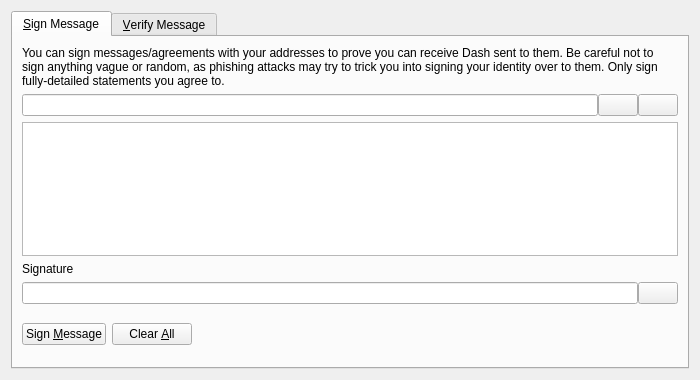
<?xml version="1.0" encoding="UTF-8"?>
<ui version="4.0">
 <class>SignVerifyMessageDialog</class>
 <widget class="QDialog" name="SignVerifyMessageDialog">
  <property name="geometry">
   <rect>
    <x>0</x>
    <y>0</y>
    <width>700</width>
    <height>380</height>
   </rect>
  </property>
  <property name="windowTitle">
   <string>Signatures - Sign / Verify a Message</string>
  </property>
  <property name="modal">
   <bool>true</bool>
  </property>
  <layout class="QVBoxLayout" name="verticalLayout">
   <item>
    <widget class="QTabWidget" name="tabWidget">
     <property name="currentIndex">
      <number>0</number>
     </property>
     <widget class="QWidget" name="tabSignMessage">
      <attribute name="title">
       <string>&amp;Sign Message</string>
      </attribute>
      <layout class="QVBoxLayout" name="verticalLayout_SM">
       <item>
        <widget class="QLabel" name="infoLabel_SM">
         <property name="text">
          <string>You can sign messages/agreements with your addresses to prove you can receive Dash sent to them. Be careful not to sign anything vague or random, as phishing attacks may try to trick you into signing your identity over to them. Only sign fully-detailed statements you agree to.</string>
         </property>
         <property name="textFormat">
          <enum>Qt::PlainText</enum>
         </property>
         <property name="wordWrap">
          <bool>true</bool>
         </property>
        </widget>
       </item>
       <item>
        <layout class="QHBoxLayout" name="horizontalLayout_1_SM">
         <property name="spacing">
          <number>0</number>
         </property>
         <item>
          <widget class="QValidatedLineEdit" name="addressIn_SM">
           <property name="toolTip">
            <string>The Meraki address to sign the message with</string>
           </property>
          </widget>
         </item>
         <item>
          <widget class="QPushButton" name="addressBookButton_SM">
           <property name="toolTip">
            <string>Choose previously used address</string>
           </property>
           <property name="text">
            <string/>
           </property>
           <property name="shortcut">
            <string>Alt+A</string>
           </property>
           <property name="autoDefault">
            <bool>false</bool>
           </property>
          </widget>
         </item>
         <item>
          <widget class="QPushButton" name="pasteButton_SM">
           <property name="toolTip">
            <string>Paste address from clipboard</string>
           </property>
           <property name="text">
            <string/>
           </property>
           <property name="shortcut">
            <string>Alt+P</string>
           </property>
           <property name="autoDefault">
            <bool>false</bool>
           </property>
          </widget>
         </item>
        </layout>
       </item>
       <item>
        <widget class="QPlainTextEdit" name="messageIn_SM">
         <property name="toolTip">
          <string>Enter the message you want to sign here</string>
         </property>
        </widget>
       </item>
       <item>
        <widget class="QLabel" name="signatureLabel_SM">
         <property name="text">
          <string>Signature</string>
         </property>
         <property name="textFormat">
          <enum>Qt::PlainText</enum>
         </property>
        </widget>
       </item>
       <item>
        <layout class="QHBoxLayout" name="horizontalLayout_2_SM">
         <property name="spacing">
          <number>0</number>
         </property>
         <item>
          <widget class="QLineEdit" name="signatureOut_SM">
           <property name="font">
            <font>
             <italic>true</italic>
            </font>
           </property>
           <property name="readOnly">
            <bool>true</bool>
           </property>
          </widget>
         </item>
         <item>
          <widget class="QPushButton" name="copySignatureButton_SM">
           <property name="toolTip">
            <string>Copy the current signature to the system clipboard</string>
           </property>
           <property name="text">
            <string/>
           </property>
           <property name="autoDefault">
            <bool>false</bool>
           </property>
          </widget>
         </item>
        </layout>
       </item>
       <item>
        <layout class="QHBoxLayout" name="horizontalLayout_3_SM">
         <item>
          <widget class="QPushButton" name="signMessageButton_SM">
           <property name="toolTip">
            <string>Sign the message to prove you own this Meraki address</string>
           </property>
           <property name="text">
            <string>Sign &amp;Message</string>
           </property>
           <property name="autoDefault">
            <bool>false</bool>
           </property>
          </widget>
         </item>
         <item>
          <widget class="QPushButton" name="clearButton_SM">
           <property name="toolTip">
            <string>Reset all sign message fields</string>
           </property>
           <property name="text">
            <string>Clear &amp;All</string>
           </property>
           <property name="autoDefault">
            <bool>false</bool>
           </property>
          </widget>
         </item>
         <item>
          <spacer name="horizontalSpacer_1_SM">
           <property name="orientation">
            <enum>Qt::Horizontal</enum>
           </property>
           <property name="sizeHint" stdset="0">
            <size>
             <width>40</width>
             <height>48</height>
            </size>
           </property>
          </spacer>
         </item>
         <item>
          <widget class="QLabel" name="statusLabel_SM">
           <property name="font">
            <font>
             <weight>75</weight>
             <bold>true</bold>
            </font>
           </property>
           <property name="text">
            <string/>
           </property>
           <property name="wordWrap">
            <bool>true</bool>
           </property>
          </widget>
         </item>
         <item>
          <spacer name="horizontalSpacer_2_SM">
           <property name="orientation">
            <enum>Qt::Horizontal</enum>
           </property>
           <property name="sizeHint" stdset="0">
            <size>
             <width>40</width>
             <height>48</height>
            </size>
           </property>
          </spacer>
         </item>
        </layout>
       </item>
      </layout>
     </widget>
     <widget class="QWidget" name="tabVerifyMessage">
      <attribute name="title">
       <string>&amp;Verify Message</string>
      </attribute>
      <layout class="QVBoxLayout" name="verticalLayout_VM">
       <item>
        <widget class="QLabel" name="infoLabel_VM">
         <property name="text">
          <string>Enter the receiver's address, message (ensure you copy line breaks, spaces, tabs, etc. exactly) and signature below to verify the message. Be careful not to read more into the signature than what is in the signed message itself, to avoid being tricked by a man-in-the-middle attack. Note that this only proves the signing party receives with the address, it cannot prove sendership of any transaction!</string>
         </property>
         <property name="textFormat">
          <enum>Qt::PlainText</enum>
         </property>
         <property name="alignment">
          <set>Qt::AlignLeading|Qt::AlignLeft|Qt::AlignTop</set>
         </property>
         <property name="wordWrap">
          <bool>true</bool>
         </property>
        </widget>
       </item>
       <item>
        <layout class="QHBoxLayout" name="horizontalLayout_1_VM">
         <property name="spacing">
          <number>0</number>
         </property>
         <item>
          <widget class="QValidatedLineEdit" name="addressIn_VM">
           <property name="toolTip">
            <string>The Meraki address the message was signed with</string>
           </property>
          </widget>
         </item>
         <item>
          <widget class="QPushButton" name="addressBookButton_VM">
           <property name="toolTip">
            <string>Choose previously used address</string>
           </property>
           <property name="text">
            <string/>
           </property>
           <property name="shortcut">
            <string>Alt+A</string>
           </property>
           <property name="autoDefault">
            <bool>false</bool>
           </property>
          </widget>
         </item>
        </layout>
       </item>
       <item>
        <widget class="QPlainTextEdit" name="messageIn_VM"/>
       </item>
       <item>
        <widget class="QValidatedLineEdit" name="signatureIn_VM"/>
       </item>
       <item>
        <layout class="QHBoxLayout" name="horizontalLayout_2_VM">
         <item>
          <widget class="QPushButton" name="verifyMessageButton_VM">
           <property name="toolTip">
            <string>Verify the message to ensure it was signed with the specified Meraki address</string>
           </property>
           <property name="text">
            <string>Verify &amp;Message</string>
           </property>
           <property name="autoDefault">
            <bool>false</bool>
           </property>
          </widget>
         </item>
         <item>
          <widget class="QPushButton" name="clearButton_VM">
           <property name="toolTip">
            <string>Reset all verify message fields</string>
           </property>
           <property name="text">
            <string>Clear &amp;All</string>
           </property>
           <property name="autoDefault">
            <bool>false</bool>
           </property>
          </widget>
         </item>
         <item>
          <spacer name="horizontalSpacer_1_VM">
           <property name="orientation">
            <enum>Qt::Horizontal</enum>
           </property>
           <property name="sizeHint" stdset="0">
            <size>
             <width>40</width>
             <height>48</height>
            </size>
           </property>
          </spacer>
         </item>
         <item>
          <widget class="QLabel" name="statusLabel_VM">
           <property name="font">
            <font>
             <weight>75</weight>
             <bold>true</bold>
            </font>
           </property>
           <property name="text">
            <string/>
           </property>
           <property name="wordWrap">
            <bool>true</bool>
           </property>
          </widget>
         </item>
         <item>
          <spacer name="horizontalSpacer_2_VM">
           <property name="orientation">
            <enum>Qt::Horizontal</enum>
           </property>
           <property name="sizeHint" stdset="0">
            <size>
             <width>40</width>
             <height>48</height>
            </size>
           </property>
          </spacer>
         </item>
        </layout>
       </item>
      </layout>
     </widget>
    </widget>
   </item>
  </layout>
 </widget>
 <customwidgets>
  <customwidget>
   <class>QValidatedLineEdit</class>
   <extends>QLineEdit</extends>
   <header>qvalidatedlineedit.h</header>
  </customwidget>
 </customwidgets>
 <resources>
  <include location="../dash.qrc"/>
 </resources>
 <connections/>
</ui>
